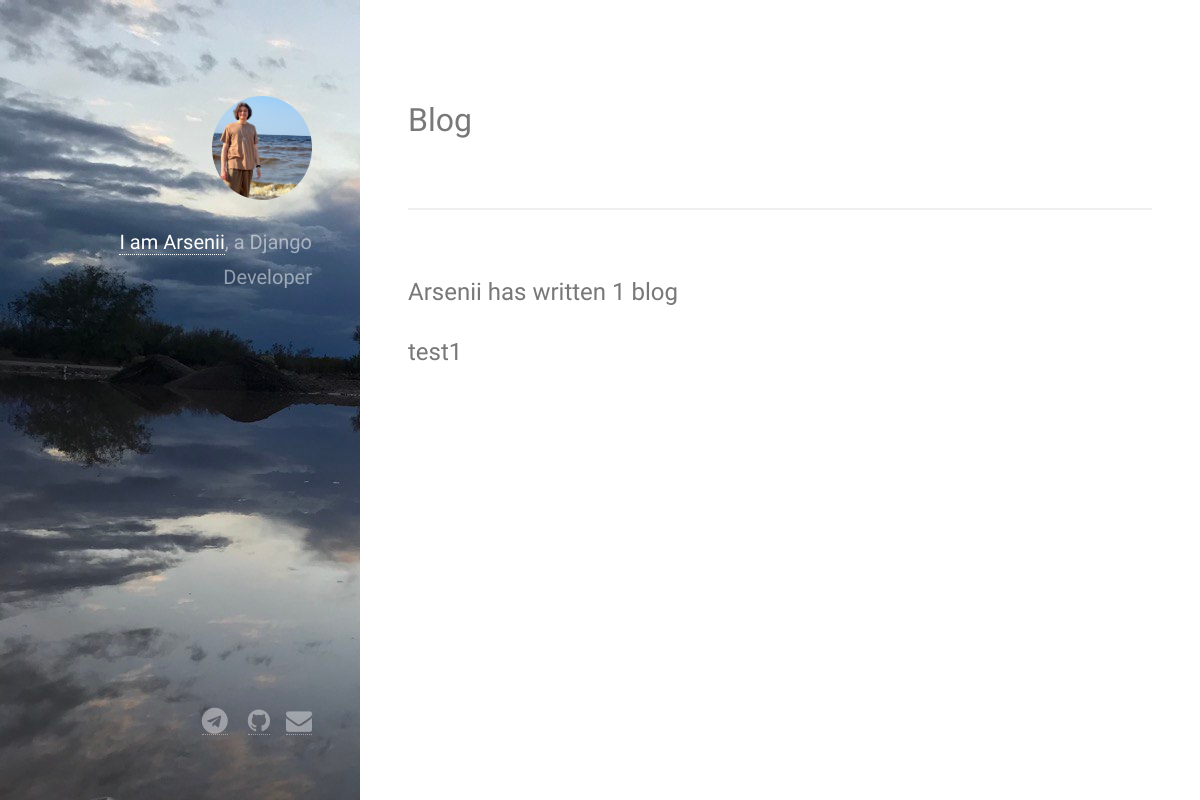
The page /blog/ on the database as committed earlier.
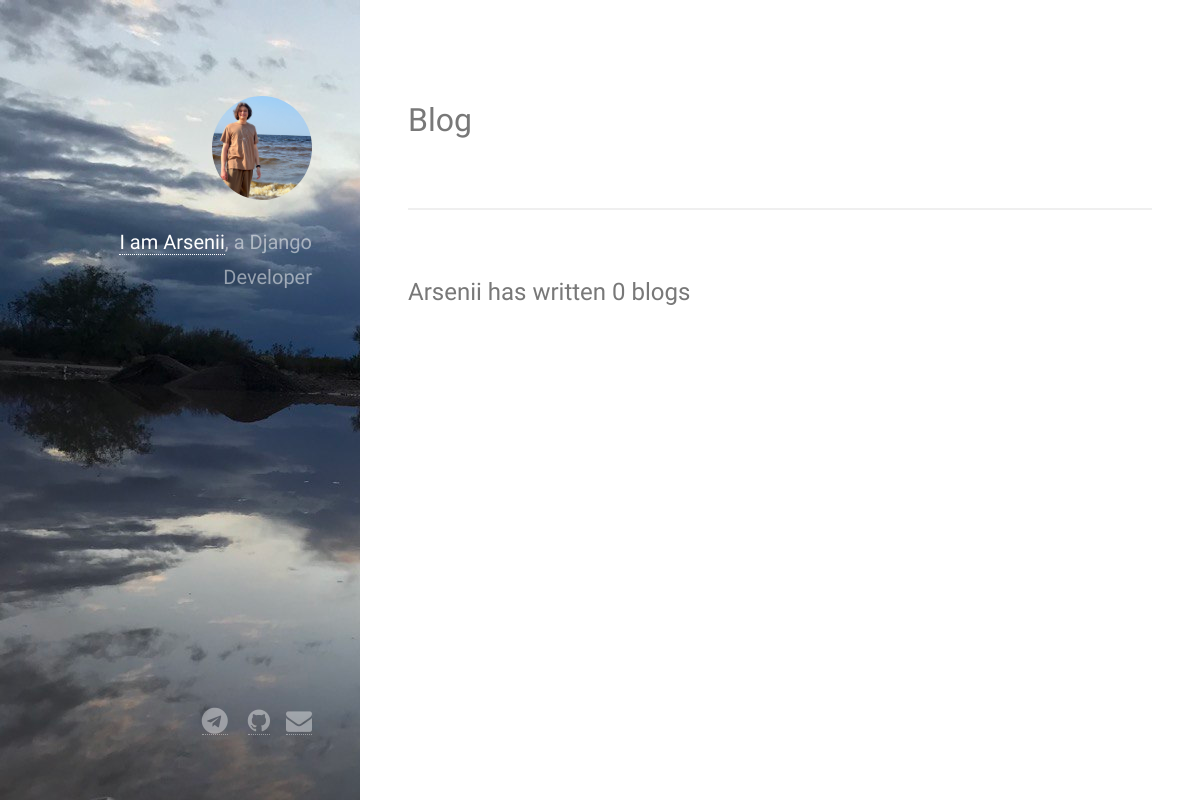
The same page on the database as committed later.
### blog/models.py (models this page shows, shortened)
class Project1(models.Model):
    title = models.CharField(max_length=100)
    description = models.TextField()
    date = models.DateField()

### blog/views.py (the view)
# urls.py: path('', views.all_blogs, name='all_blogs'),
def all_blogs(request):
    projects = Project1.objects.order_by('-date')
    return render(request, 'blog/all_blogsnew.html', {'projects': projects})

### blog/templates/blog/all_blogsnew.html (shortened to what this page needs)
{% extends "portfolio/basenew.html" %}
{% load static %}
{% block content %}
  <div id="main">
      <section id="one">
        <header class="major">
          <h2>Blog<br /></h2>
        </header>
      </section>
      <section id="two">
        <h2>Arsenii has written {{ projects.count }} blog{{ projects.count|pluralize }}</h2>
        {% for project in projects %}
        <div class="row justify-content-center my-3">
          <div class="col-md-10">
            <a href="{% url 'blog:detail' project.id %}">
              <h2>{{ project.title }}</h2>
            </a>
          </div>
        </div>
        </section>
        {% endfor %}
        </div>
        <ul class="actions">
          <li><a href="{% url 'blog:all_blogs' %}" class="button">Blog</a></li>
        </ul>
{% endblock %}

### portfolio/templates/portfolio/basenew.html (shortened to what this page needs)
{% load static %}
<!doctype html>
<html lang="en">
	<head>
		<link rel="stylesheet" href="{% static 'portfolio/css/main.css' %}"/>
    <link rel="stylesheet" href="https://cdnjs.cloudflare.com/ajax/libs/font-awesome/4.7.0/css/font-awesome.min.css">
	</head>
	<body class="is-preload">
			<header id="header">
				<div class="inner">
					<a  class="image avatar"><img src="{% static 'portfolio/images/PhotoHome1.jpeg' %}"/></a>
					<h1><strong><a href="{% url 'home' %}">I am Arsenii</a></strong>, a Django Developer <br /></h1>
				</div>
        <footer id="footer">
          <div class="inner">
            <ul class="icons">
              <li>
                <a href="https://t.me/senichhh" target="_blank"><i class="fa fa-telegram" style="font-size:26px"></i></a>
              </li>
              <li><a href="https://github.com/ssenichhh" target="_blank"><i class="fa fa-github" style="font-size:26px"></i></a>
              <li><a href="mailto: Ashchymovwork@gmail.com"><i class="fa fa-envelope" style="font-size:26px"></i></a>
            </ul>
          </div>
        </footer>
			</header>
      {% block content %}
      {% endblock %}
	</body>
</html>

Rows that differ between the two databases and show on the page:
removed Project1: title "test1"
Other text that changed with them:
{{ projects.count }}: "1" → "0"
